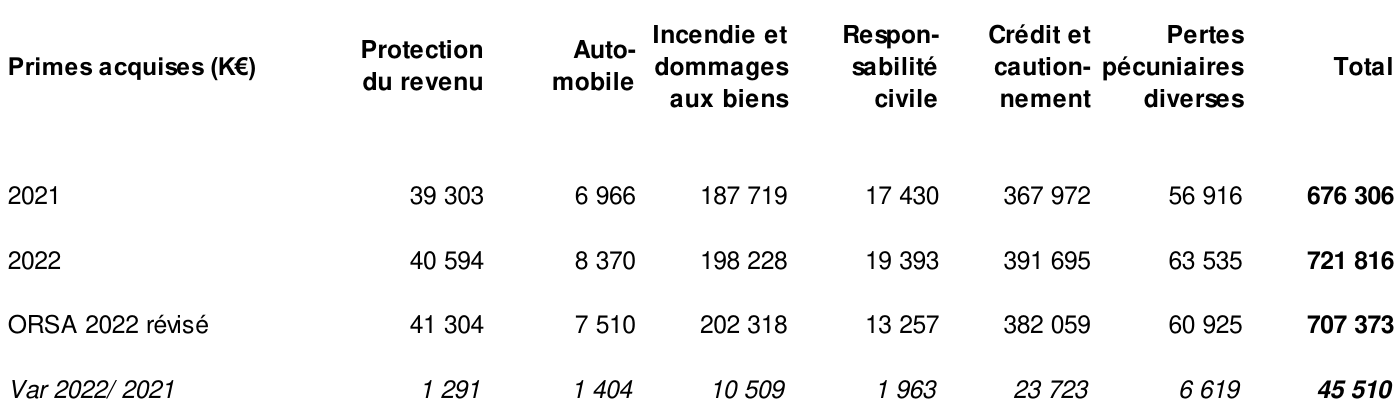
#> input picture bonus/cropped_images/Rapport-SFCR-Groupe-CAMCA-2022/page_10_1.png, 1398 x 412 px, found by its file name
$ python process_table_image.py
#> lines starting #> are read from the running program, lines starting #| are printed output that depends on the picture; after the words box and inside, x2 and y2 are one past the last pixel; in counts of white or black regions, pixels touching at a corner belong together
import os
import cv2
import numpy as np
from PIL import Image
import pytesseract
from pytesseract import Output
import pandas as pd

def process_table_image(input_path="bonus/cropped_images/Rapport-SFCR-Groupe-CAMCA-2022/page_10_1.png", output_dir="bonus/extracted_tables"):
    """Traiter une image contenant un tableau segmenté et reconstruire les données."""
#> called with output_dir = 'bonus/extracted_tables'
    print(f"[INFO] Chargement de l'image : {input_path}...")

    # Charger l'image
    cropped_image = Image.open(input_path)
#> cropped_image is the input picture: PIL image 1398x412 RGB; min 0, max 255, mean 242.2
    cropped_image_cv = np.array(cropped_image)

    # Convertir en niveaux de gris
    gray = cv2.cvtColor(cropped_image_cv, cv2.COLOR_RGB2GRAY)

    # Appliquer une binarisation
    _, binary = cv2.threshold(gray, 180, 255, cv2.THRESH_BINARY_INV)
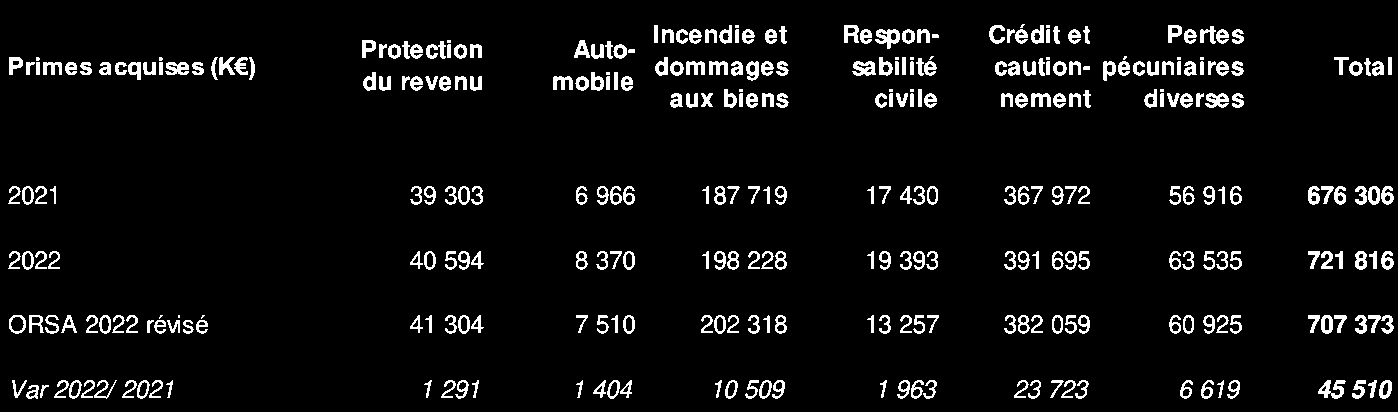
#> binary: shape (412, 1398); 5.9% white; 334 white regions (21 under 20 px), largest, box (x1, y1, x2, y2) and area: (875, 29, 900, 49) 277, (1318, 380, 1346, 399) 268, (852, 61, 876, 76) 240

    # Identifier les lignes verticales
    kernel = cv2.getStructuringElement(cv2.MORPH_RECT, (1, 30))
    vertical_lines = cv2.morphologyEx(binary, cv2.MORPH_OPEN, kernel)
#> vertical_lines: shape (412, 1398); every value is 0

    # Trouver les contours des lignes verticales
    contours, _ = cv2.findContours(vertical_lines, cv2.RETR_EXTERNAL, cv2.CHAIN_APPROX_SIMPLE)
#> contours = []

    # Annoter l'image pour marquer les colonnes
    marked_image = cropped_image_cv.copy()
    vertical_line_width_threshold = 1  # Ajustez ce seuil pour détecter les colonnes plus finement
    for contour in contours:
        x, y, w, h = cv2.boundingRect(contour)
        if w < vertical_line_width_threshold:  # Ignorer les lignes trop épaisses
            cv2.line(marked_image, (x, 0), (x, marked_image.shape[0]), (0, 0, 0), 2)
#> this loop made 0 passes

    # Sauvegarder l'image marquée
    marked_image_pil = Image.fromarray(marked_image)
    marked_output_path = os.path.join(output_dir, "Rapport-SFCR-Groupe-CAMCA-2022-page_10_1.png")
    os.makedirs(output_dir, exist_ok=True)
    marked_image_pil.save(marked_output_path)
    print(f"[INFO] Image avec colonnes marquées sauvegardée dans {marked_output_path}.")

    # Ré-appliquer l'OCR
    print("[INFO] Ré-application de l'OCR sur l'image marquée...")
    config = "--psm 6 --oem 3"
#> (the run stopped early here; a loop or call above may not have finished)

$ run again, with bonus/cropped_images/Rapport-SFCR-Groupe-CAMCA-2022/page_10_2.png copied over bonus/cropped_images/Rapport-SFCR-Groupe-CAMCA-2022/page_10_1.png
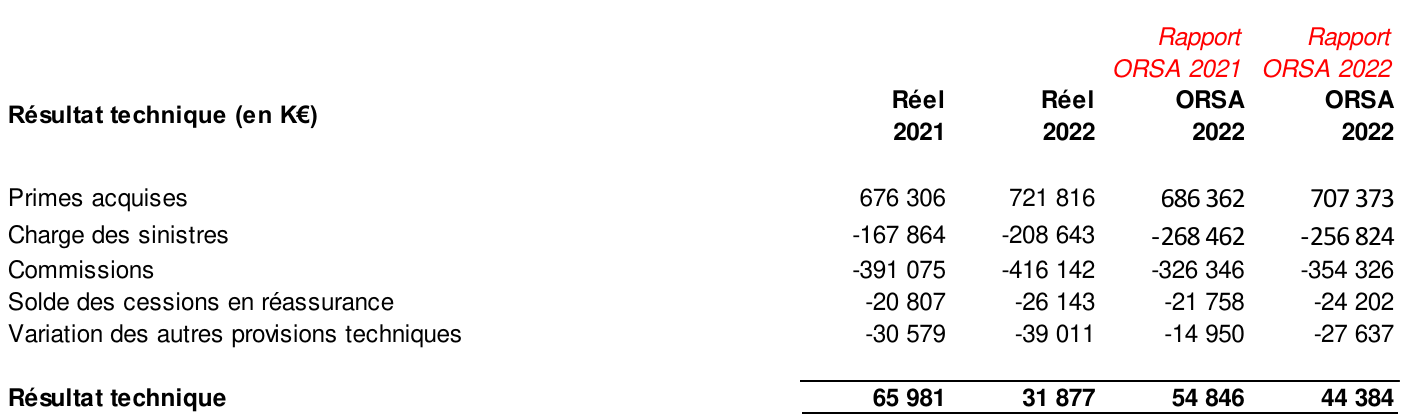
#> input picture bonus/cropped_images/Rapport-SFCR-Groupe-CAMCA-2022/page_10_2.png, 1403 x 414 px, found by its file name
#> in process_table_image, cropped_image is the input picture: PIL image 1403x414 RGB; mean R, G, B 242.5, 241.5, 241.5
#> in process_table_image, `_, binary = cv2.threshold(gray, 180, 255, cv2.THRESH_BINARY_INV)`:
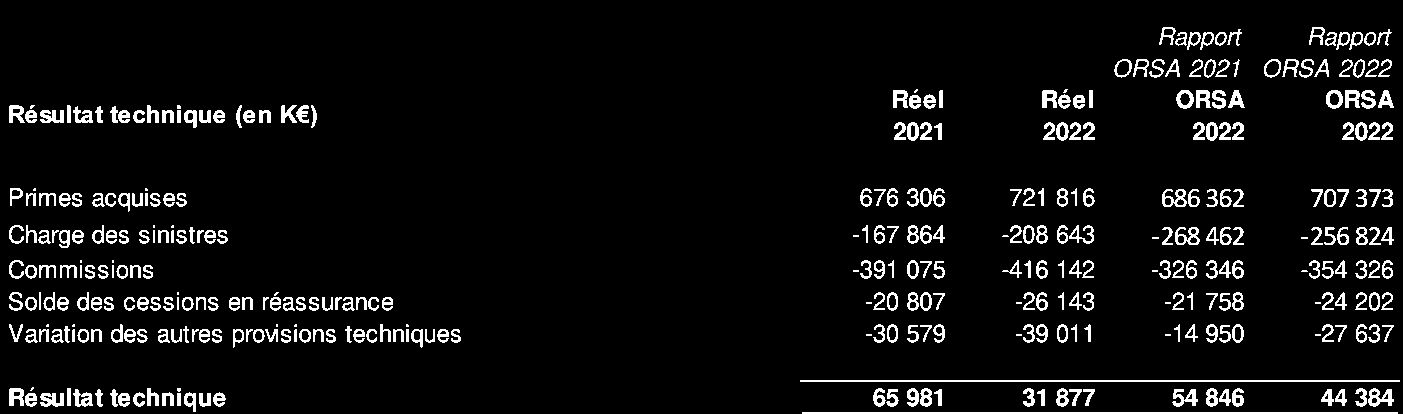
#> binary: shape (414, 1403); 6.1% white; 366 white regions (34 under 20 px), largest, box (x1, y1, x2, y2) and area: (800, 380, 1400, 382) 1200, (802, 412, 1398, 414) 1192, (1368, 388, 1394, 407) 267
#> vertical_lines: shape (414, 1403); every value is 0
#> contours = []

$ run again, with bonus/cropped_images/Rapport-SFCR-Groupe-CAMCA-2022/page_9_1.png copied over bonus/cropped_images/Rapport-SFCR-Groupe-CAMCA-2022/page_10_1.png
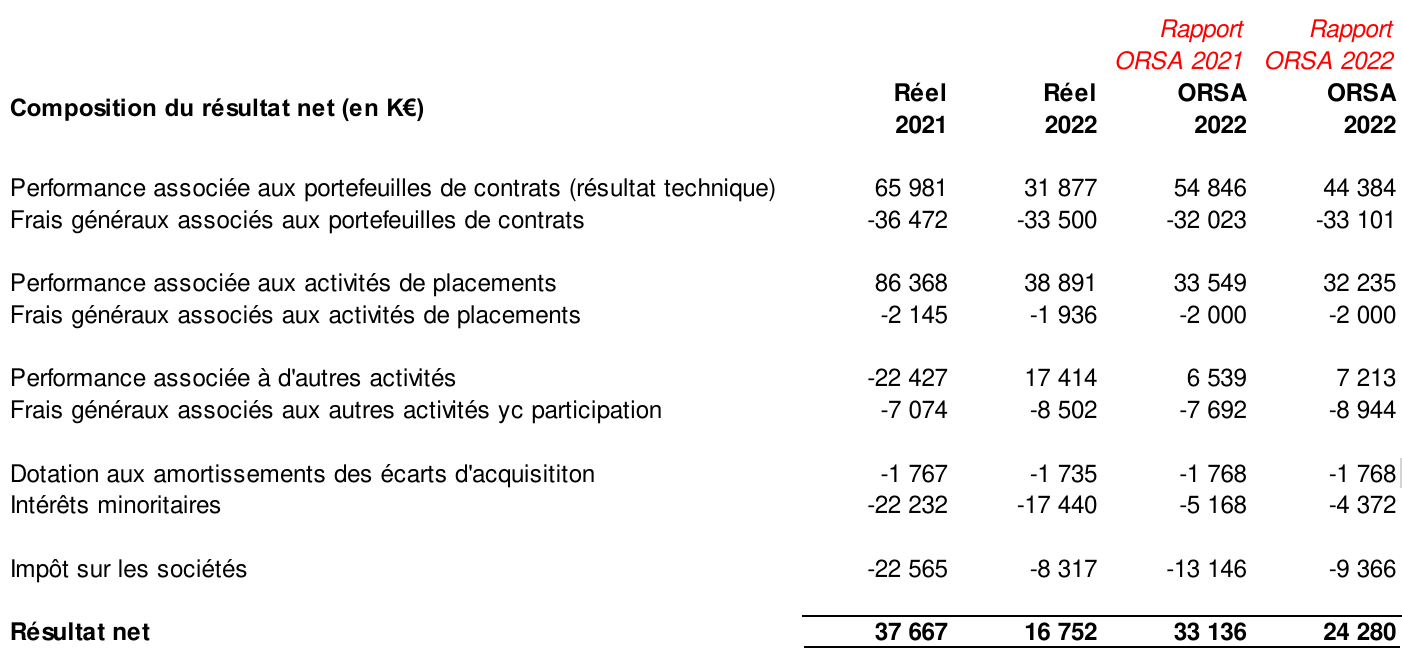
#> input picture bonus/cropped_images/Rapport-SFCR-Groupe-CAMCA-2022/page_9_1.png, 1402 x 659 px, found by its file name
#> in process_table_image, cropped_image is the input picture: PIL image 1402x659 RGB; mean R, G, B 241.7, 241.1, 241.1
#> in process_table_image, `_, binary = cv2.threshold(gray, 180, 255, cv2.THRESH_BINARY_INV)`:
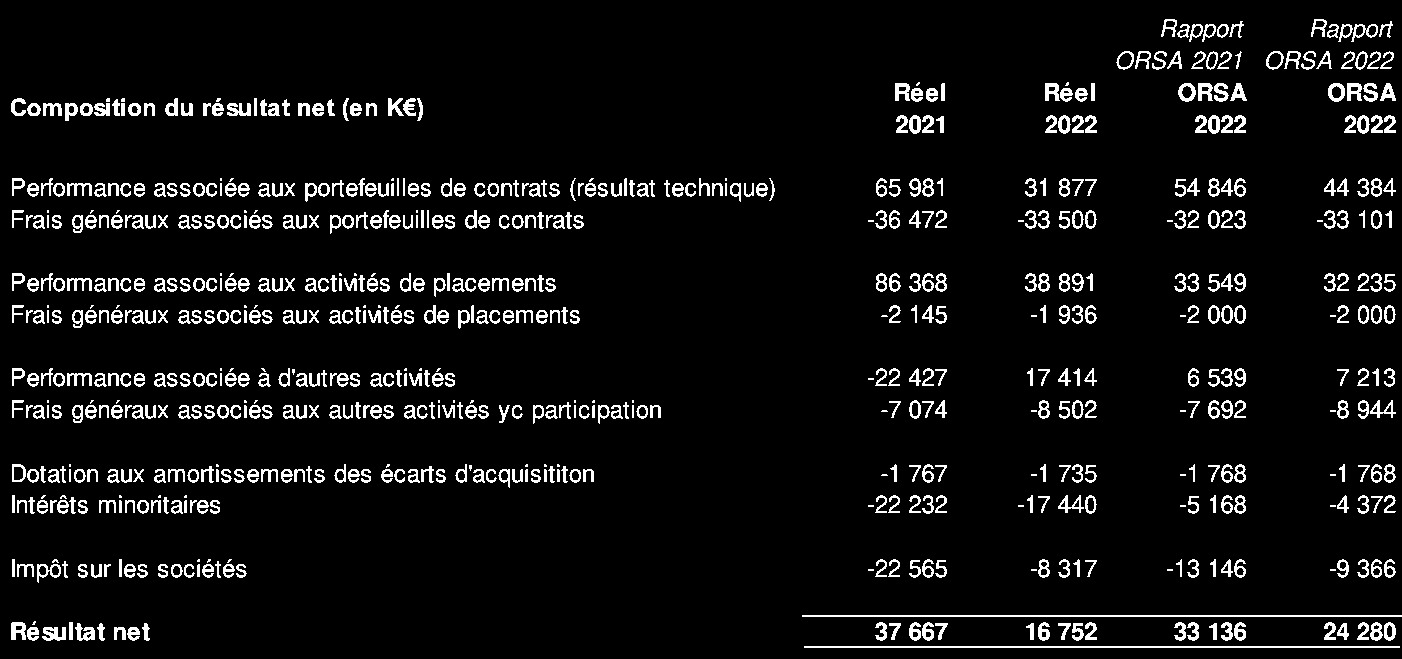
#> binary: shape (659, 1402); 6.5% white in thin lines or dots
#> vertical_lines: shape (659, 1402); every value is 0
#> contours = []
